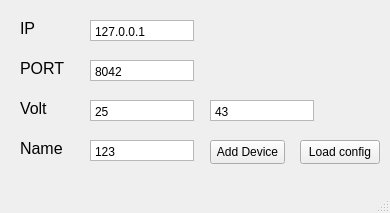
<?xml version="1.0" encoding="UTF-8"?>
<ui version="4.0">
 <class>MainWindow</class>
 <widget class="QMainWindow" name="MainWindow">
  <property name="geometry">
   <rect>
    <x>0</x>
    <y>0</y>
    <width>390</width>
    <height>213</height>
   </rect>
  </property>
  <property name="windowTitle">
   <string>MainWindow</string>
  </property>
  <widget class="QWidget" name="centralwidget">
   <widget class="QLabel" name="label_2">
    <property name="geometry">
     <rect>
      <x>20</x>
      <y>60</y>
      <width>49</width>
      <height>16</height>
     </rect>
    </property>
    <property name="font">
     <font>
      <pointsize>12</pointsize>
     </font>
    </property>
    <property name="text">
     <string>PORT</string>
    </property>
   </widget>
   <widget class="QLabel" name="label_3">
    <property name="geometry">
     <rect>
      <x>20</x>
      <y>100</y>
      <width>49</width>
      <height>16</height>
     </rect>
    </property>
    <property name="font">
     <font>
      <pointsize>12</pointsize>
     </font>
    </property>
    <property name="text">
     <string>Volt</string>
    </property>
   </widget>
   <widget class="QLabel" name="label_4">
    <property name="geometry">
     <rect>
      <x>20</x>
      <y>140</y>
      <width>49</width>
      <height>16</height>
     </rect>
    </property>
    <property name="font">
     <font>
      <pointsize>12</pointsize>
     </font>
    </property>
    <property name="text">
     <string>Name</string>
    </property>
   </widget>
   <widget class="QTextEdit" name="textEdit_2">
    <property name="geometry">
     <rect>
      <x>90</x>
      <y>60</y>
      <width>104</width>
      <height>21</height>
     </rect>
    </property>
    <property name="verticalScrollBarPolicy">
     <enum>Qt::ScrollBarAlwaysOff</enum>
    </property>
    <property name="html">
     <string>&lt;!DOCTYPE HTML PUBLIC &quot;-//W3C//DTD HTML 4.0//EN&quot; &quot;http://www.w3.org/TR/REC-html40/strict.dtd&quot;&gt;
&lt;html&gt;&lt;head&gt;&lt;meta name=&quot;qrichtext&quot; content=&quot;1&quot; /&gt;&lt;style type=&quot;text/css&quot;&gt;
p, li { white-space: pre-wrap; }
&lt;/style&gt;&lt;/head&gt;&lt;body style=&quot; font-family:'MS Shell Dlg 2'; font-size:7.8pt; font-weight:400; font-style:normal;&quot;&gt;
&lt;p style=&quot; margin-top:0px; margin-bottom:0px; margin-left:0px; margin-right:0px; -qt-block-indent:0; text-indent:0px;&quot;&gt;&lt;span style=&quot; font-family:'Segoe UI'; font-size:9pt;&quot;&gt;8042&lt;/span&gt;&lt;/p&gt;&lt;/body&gt;&lt;/html&gt;</string>
    </property>
   </widget>
   <widget class="QTextEdit" name="textEdit_3">
    <property name="geometry">
     <rect>
      <x>90</x>
      <y>100</y>
      <width>104</width>
      <height>21</height>
     </rect>
    </property>
    <property name="verticalScrollBarPolicy">
     <enum>Qt::ScrollBarAlwaysOff</enum>
    </property>
    <property name="html">
     <string>&lt;!DOCTYPE HTML PUBLIC &quot;-//W3C//DTD HTML 4.0//EN&quot; &quot;http://www.w3.org/TR/REC-html40/strict.dtd&quot;&gt;
&lt;html&gt;&lt;head&gt;&lt;meta name=&quot;qrichtext&quot; content=&quot;1&quot; /&gt;&lt;style type=&quot;text/css&quot;&gt;
p, li { white-space: pre-wrap; }
&lt;/style&gt;&lt;/head&gt;&lt;body style=&quot; font-family:'MS Shell Dlg 2'; font-size:7.8pt; font-weight:400; font-style:normal;&quot;&gt;
&lt;p style=&quot; margin-top:0px; margin-bottom:0px; margin-left:0px; margin-right:0px; -qt-block-indent:0; text-indent:0px;&quot;&gt;&lt;span style=&quot; font-family:'Segoe UI'; font-size:9pt;&quot;&gt;25&lt;/span&gt;&lt;/p&gt;&lt;/body&gt;&lt;/html&gt;</string>
    </property>
   </widget>
   <widget class="QTextEdit" name="textEdit_4">
    <property name="geometry">
     <rect>
      <x>210</x>
      <y>100</y>
      <width>104</width>
      <height>21</height>
     </rect>
    </property>
    <property name="verticalScrollBarPolicy">
     <enum>Qt::ScrollBarAlwaysOff</enum>
    </property>
    <property name="html">
     <string>&lt;!DOCTYPE HTML PUBLIC &quot;-//W3C//DTD HTML 4.0//EN&quot; &quot;http://www.w3.org/TR/REC-html40/strict.dtd&quot;&gt;
&lt;html&gt;&lt;head&gt;&lt;meta name=&quot;qrichtext&quot; content=&quot;1&quot; /&gt;&lt;style type=&quot;text/css&quot;&gt;
p, li { white-space: pre-wrap; }
&lt;/style&gt;&lt;/head&gt;&lt;body style=&quot; font-family:'MS Shell Dlg 2'; font-size:7.8pt; font-weight:400; font-style:normal;&quot;&gt;
&lt;p style=&quot; margin-top:0px; margin-bottom:0px; margin-left:0px; margin-right:0px; -qt-block-indent:0; text-indent:0px;&quot;&gt;&lt;span style=&quot; font-family:'Segoe UI'; font-size:9pt;&quot;&gt;43&lt;/span&gt;&lt;/p&gt;&lt;/body&gt;&lt;/html&gt;</string>
    </property>
   </widget>
   <widget class="QTextEdit" name="textEdit_5">
    <property name="geometry">
     <rect>
      <x>90</x>
      <y>140</y>
      <width>104</width>
      <height>21</height>
     </rect>
    </property>
    <property name="verticalScrollBarPolicy">
     <enum>Qt::ScrollBarAlwaysOff</enum>
    </property>
    <property name="html">
     <string>&lt;!DOCTYPE HTML PUBLIC &quot;-//W3C//DTD HTML 4.0//EN&quot; &quot;http://www.w3.org/TR/REC-html40/strict.dtd&quot;&gt;
&lt;html&gt;&lt;head&gt;&lt;meta name=&quot;qrichtext&quot; content=&quot;1&quot; /&gt;&lt;style type=&quot;text/css&quot;&gt;
p, li { white-space: pre-wrap; }
&lt;/style&gt;&lt;/head&gt;&lt;body style=&quot; font-family:'MS Shell Dlg 2'; font-size:7.8pt; font-weight:400; font-style:normal;&quot;&gt;
&lt;p style=&quot; margin-top:0px; margin-bottom:0px; margin-left:0px; margin-right:0px; -qt-block-indent:0; text-indent:0px;&quot;&gt;&lt;span style=&quot; font-family:'Segoe UI'; font-size:9pt;&quot;&gt;123&lt;/span&gt;&lt;/p&gt;&lt;/body&gt;&lt;/html&gt;</string>
    </property>
   </widget>
   <widget class="QPushButton" name="pushButton">
    <property name="geometry">
     <rect>
      <x>210</x>
      <y>140</y>
      <width>75</width>
      <height>24</height>
     </rect>
    </property>
    <property name="text">
     <string>Add Device</string>
    </property>
   </widget>
   <widget class="QPushButton" name="pushButton_2">
    <property name="geometry">
     <rect>
      <x>300</x>
      <y>140</y>
      <width>80</width>
      <height>24</height>
     </rect>
    </property>
    <property name="text">
     <string>Load config</string>
    </property>
   </widget>
   <widget class="QTextEdit" name="textEdit_6">
    <property name="geometry">
     <rect>
      <x>90</x>
      <y>20</y>
      <width>104</width>
      <height>21</height>
     </rect>
    </property>
    <property name="verticalScrollBarPolicy">
     <enum>Qt::ScrollBarAlwaysOff</enum>
    </property>
    <property name="html">
     <string>&lt;!DOCTYPE HTML PUBLIC &quot;-//W3C//DTD HTML 4.0//EN&quot; &quot;http://www.w3.org/TR/REC-html40/strict.dtd&quot;&gt;
&lt;html&gt;&lt;head&gt;&lt;meta name=&quot;qrichtext&quot; content=&quot;1&quot; /&gt;&lt;style type=&quot;text/css&quot;&gt;
p, li { white-space: pre-wrap; }
&lt;/style&gt;&lt;/head&gt;&lt;body style=&quot; font-family:'MS Shell Dlg 2'; font-size:7.8pt; font-weight:400; font-style:normal;&quot;&gt;
&lt;p style=&quot; margin-top:0px; margin-bottom:0px; margin-left:0px; margin-right:0px; -qt-block-indent:0; text-indent:0px;&quot;&gt;&lt;span style=&quot; font-family:'Segoe UI'; font-size:9pt;&quot;&gt;127.0.0.1&lt;/span&gt;&lt;/p&gt;&lt;/body&gt;&lt;/html&gt;</string>
    </property>
   </widget>
   <widget class="QLabel" name="label_5">
    <property name="geometry">
     <rect>
      <x>20</x>
      <y>20</y>
      <width>49</width>
      <height>16</height>
     </rect>
    </property>
    <property name="font">
     <font>
      <pointsize>12</pointsize>
     </font>
    </property>
    <property name="text">
     <string>IP</string>
    </property>
   </widget>
  </widget>
  <widget class="QMenuBar" name="menubar">
   <property name="geometry">
    <rect>
     <x>0</x>
     <y>0</y>
     <width>390</width>
     <height>25</height>
    </rect>
   </property>
  </widget>
  <widget class="QStatusBar" name="statusbar"/>
 </widget>
 <resources/>
 <connections/>
</ui>
